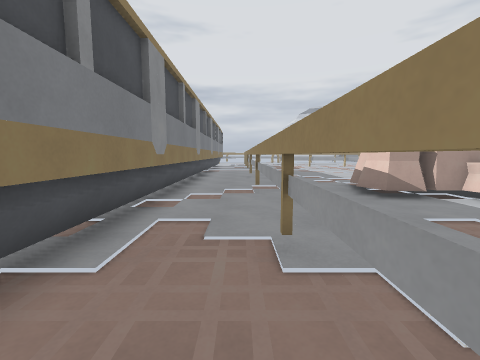
View 1 (above)

24 first-person views from a walk through a 3-D level made in the Godot game engine. The camera is 1.2 m above the floor, tilts 6° down and sees 90° across. The floor is counted in squares, 1 m on a side. Each view is taken from the middle of a square. On the plan, view 1 faces up. The plan holds only what a view shows up to about 12 squares ahead; the rest is blank. The place goes on beyond the plan. Characters and animated objects are left out.

View 2
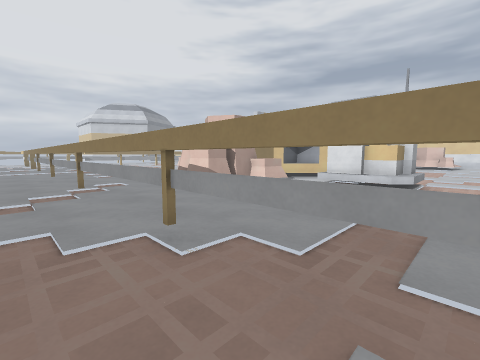

View 3
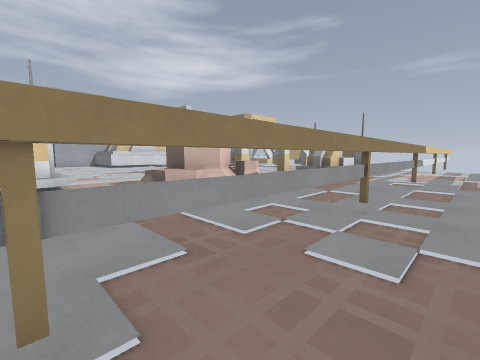

View 4
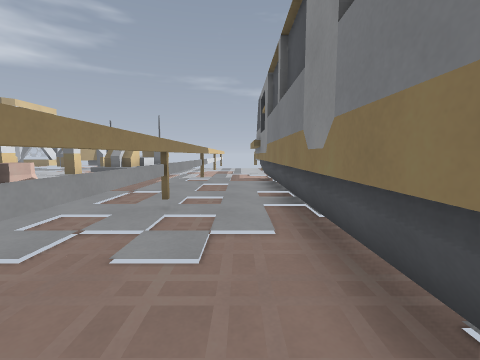

View 5
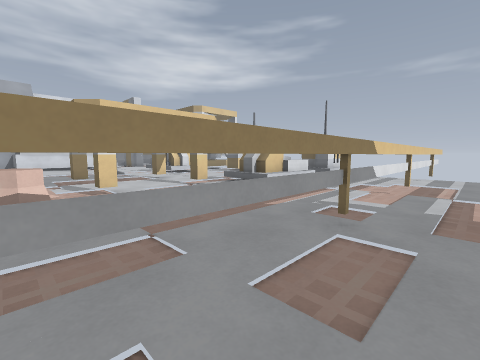

View 6
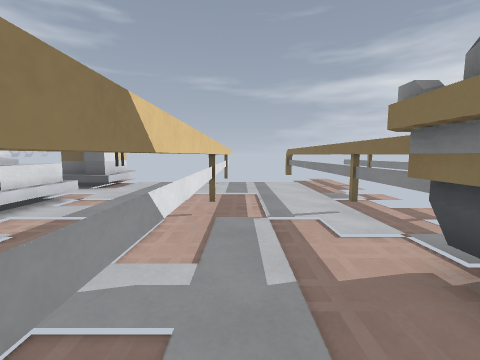

View 7
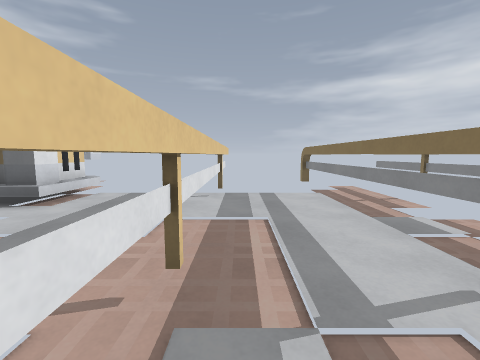

View 8
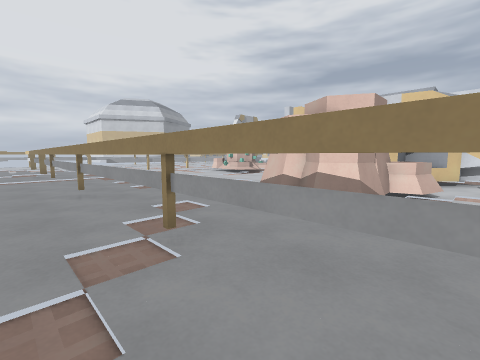

View 9
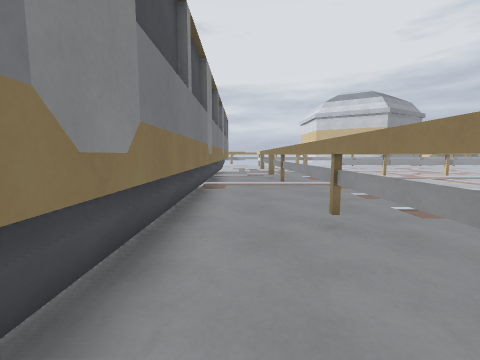

View 10
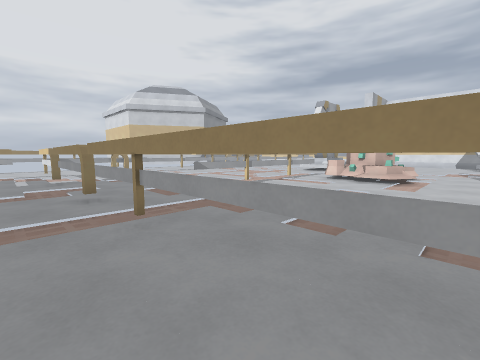

View 11
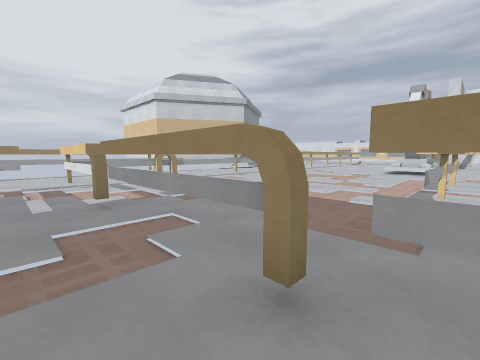

View 12
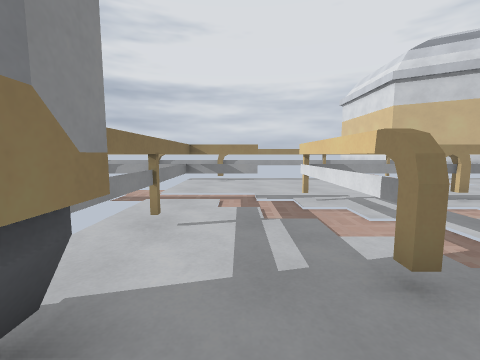

View 13
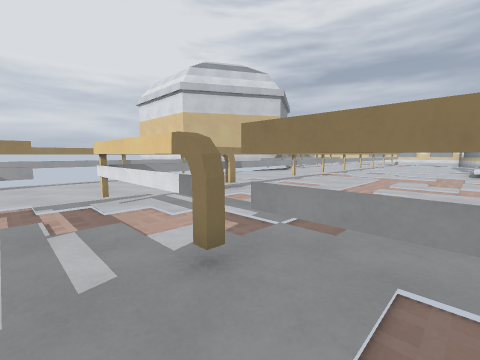

View 14
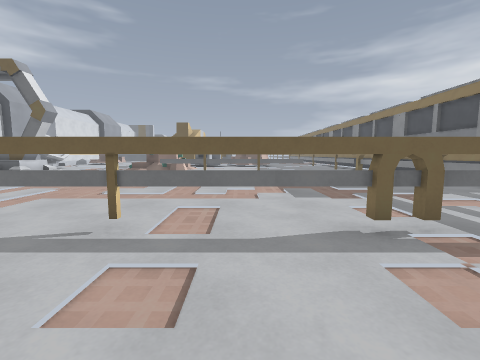

View 15
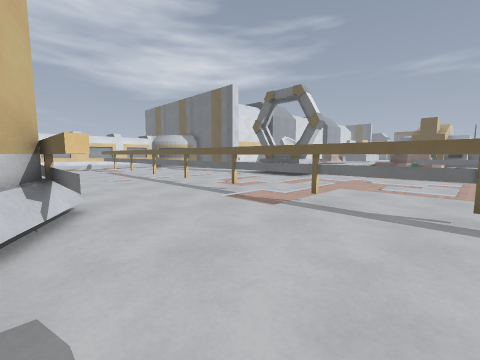

View 16
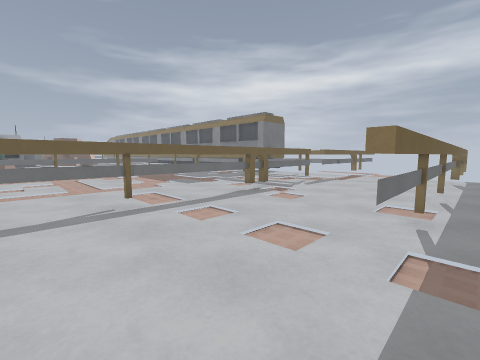

View 17
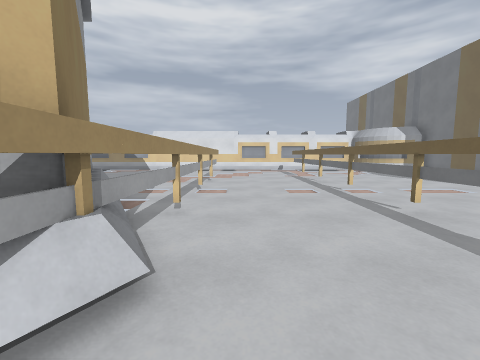

View 18
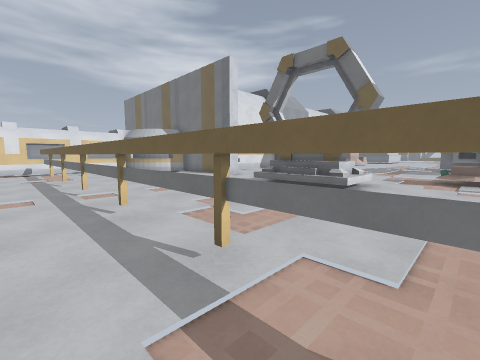

View 19
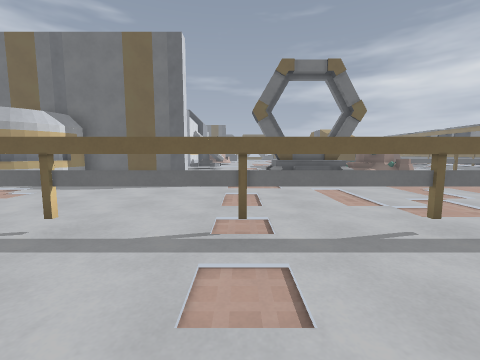

View 20
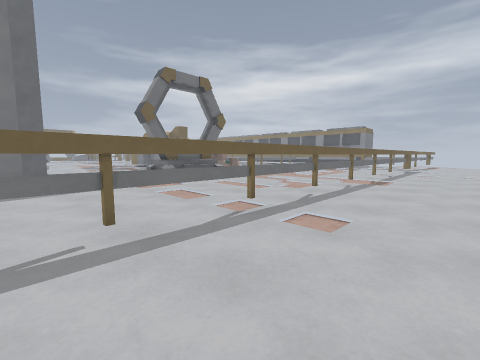

View 21
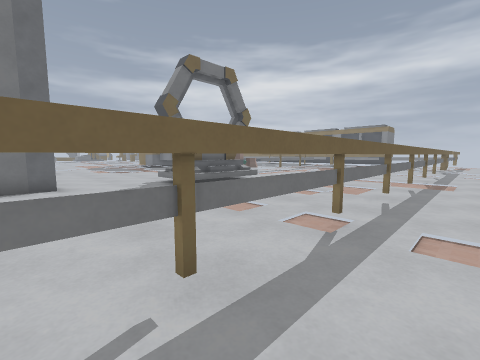

View 22
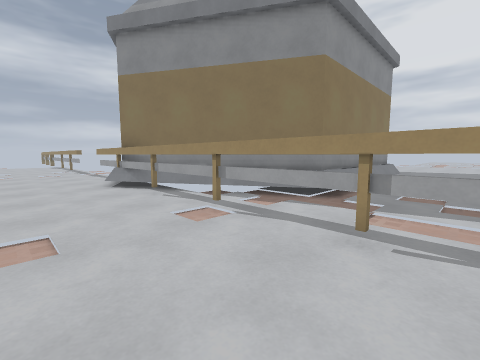

View 23
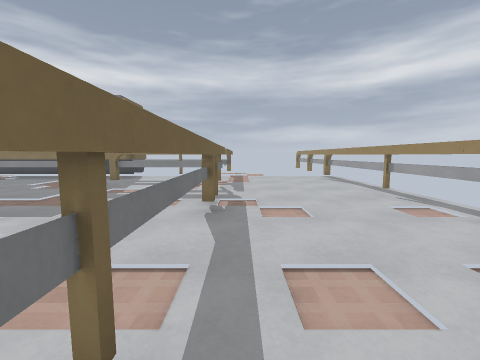

View 24
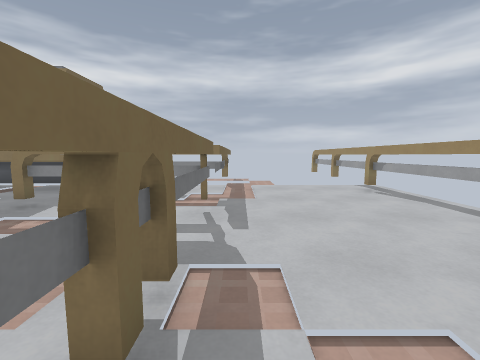

### Floor plan
Key: @ floor where view 1 was taken; # wall or solid block; . floor; / step, stairs or slope; = window, fence, low wall or low ledge; ^ raised ledge; R rock; T thing the floor can be seen under or through; O other object.
Columns run from 4 left of view 1 to 25 right of it. Each row starts with its distance up from view 1.
 36  ................###TT........
 35 #TTTTTTTTTTTT....#TTTTTTTTTTTT
 34  .............................
 33  .............................
 32 ..............................
 31 ..............................
 30  ###.TTTTTTTTTTTTTTTTTTTTTTTTT
 29  ##..T........................
 28   #..#........................
 27   #..#........................
 26   #...........................
 25   #..#........................
 24   #..#..  ........../////
 23   #..#............../#/#/.....
 22   #..#............../   /...##
 21   #.....########.....   ....
 20   #..#..   ..........   ....
 19   #..#..   ....= #O..    ...
 18   #..#..   .../^ ^O.      ..
 17   #..#..   .../#^ ..
 16   #..#..   ....//=
 15   #..#..   .........
 14   #..#..   .........
 13   #..#..
 12   #..#...
 11   #..#....
 10   #..#...R
  9   #..#..R
  8   #..#..R
  7   #..#..RR#RR###
  6   #..#.....R .##
  5   #..#.... ....##
  4   #..#...   ^^ #
  3   #..#..    ^  #
  2   #..#..    ^^#...
  1   #..#..     .......
  0   #.@#..     .......
 -1   #..#.. RRR ...
 -2   #..#.. R
 -3   #..#..RRR
 -4   #..#..   ......
 -5   #..#..   #...#..
 -6   #..#..       ...
 -7   #..#..       .O
 -8   #..#..
 -9   #..#..   #..
-10   #..#.. ///..
-11   #..#.../=#
-12   #..#.../ #
-13   #..#.../
-14   #..#...//
-15   #..#.....
-16   #..#...#^

Positions as (right, up) in squares from view 1, and headings:
1: (0, 0), facing up
2: (-1, 0), facing up-right
3: (-1, 3), facing down-right
4: (-1, 3), facing down
5: (-1, -3), facing down-right
6: (0, -7), facing down
7: (0, -10), facing down
8: (-1, 5), facing up-right
9: (-1, 9), facing up
10: (-1, 14), facing up-right
11: (-1, 20), facing up-right
12: (-1, 24), facing up
13: (-1, 24), facing up-right
14: (7, 34), facing down
15: (9, 36), facing down-right
16: (11, 36), facing down-left
17: (13, 34), facing right
18: (13, 32), facing down-right
19: (21, 34), facing down
20: (25, 34), facing down-left
21: (25, 32), facing down-left
22: (25, 32), facing up-left
23: (10, 31), facing left
24: (6, 31), facing left
